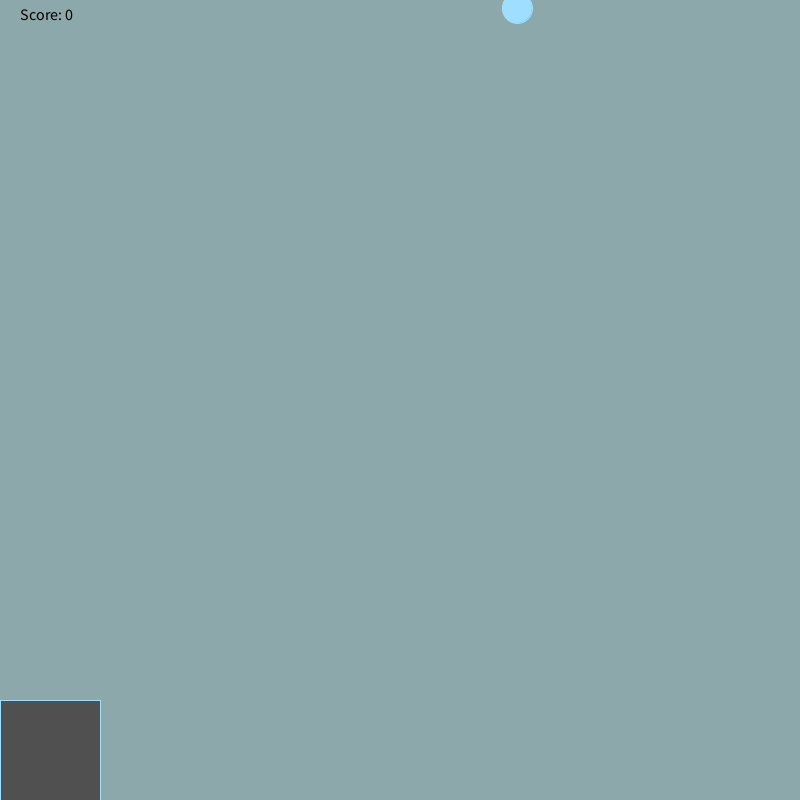
Frame 1 (no input)
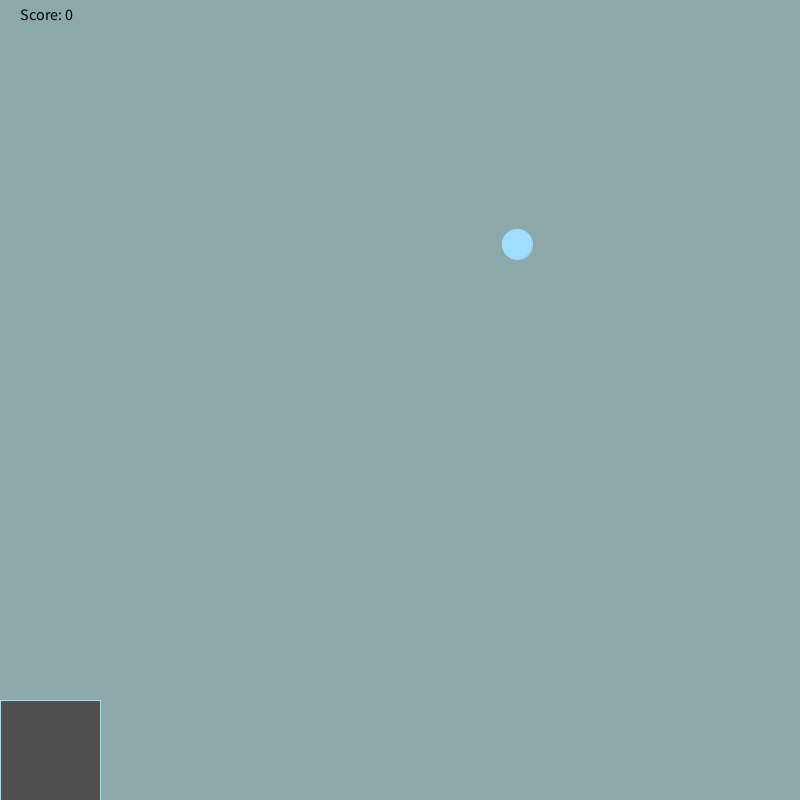
Frame 60 (the mouse pressed at the canvas centre just before this capture)
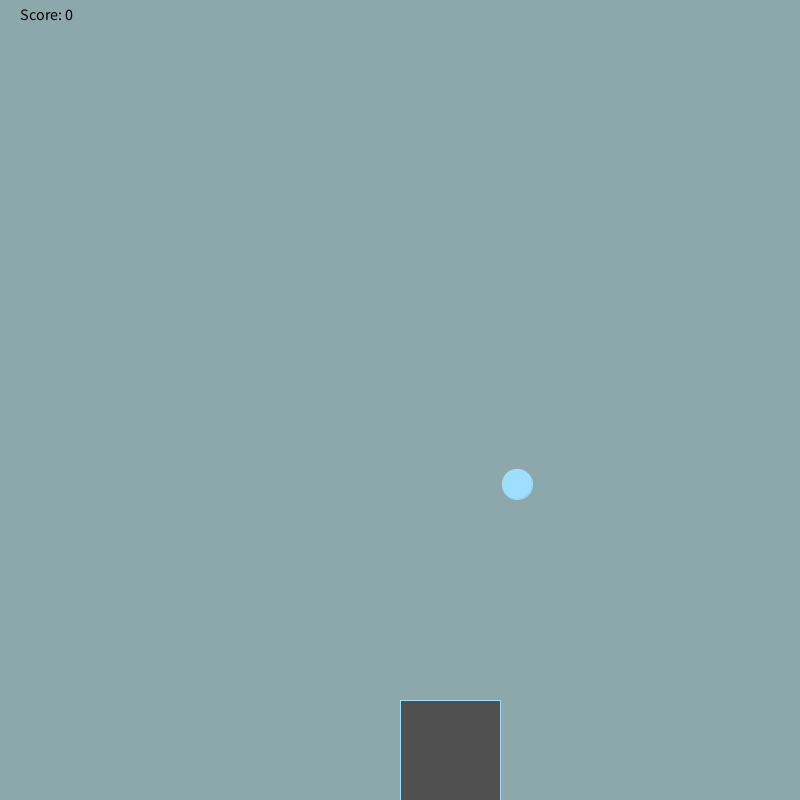
Frame 120 (the mouse held since frame 60 and released just before this capture)

The Processing sketch that drew these frames (run headless with seeded random() and noise(); from frame 60 on, the mouse is pressed at the canvas centre):

// Processing sketch: rainGame
// ── rainGame.pde
int ellipseX = (int) random(800);
int ellipseY = 8;
int score = 0;
int speed = 4;

void setup() {
  
   size(800, 800);}

void draw() {
   
    background(#8DA8AA);
    fill(#A0DEFF);
    stroke(#A0DEFF);
    ellipse(ellipseX, ellipseY, 30, 30);
    ellipseY = ellipseY + speed;
    
    if(ellipseY > 700) {
      checkCatch(ellipseX); 
      ellipseY = 8;
      ellipseX = (int) random(800);
      if (speed < 20) {
        
         speed++; 
      }
    }
    
    fill(#505050);
    rect(mouseX, 700, 100, 100);
    fill(0, 0, 0);
    textSize(16);
    text("Score: " + score, 20, 20);
    if (score == 30) {
      fill(0, 0, 0);
      textSize(20);
      text("You collected 30 raindrops! You win!", 250, 250);
      stop();
    }
}
void checkCatch(int x){
         if (x > mouseX && x < mouseX + 100)
            score++;
         else if (score > 0) 
            score--;
    }
